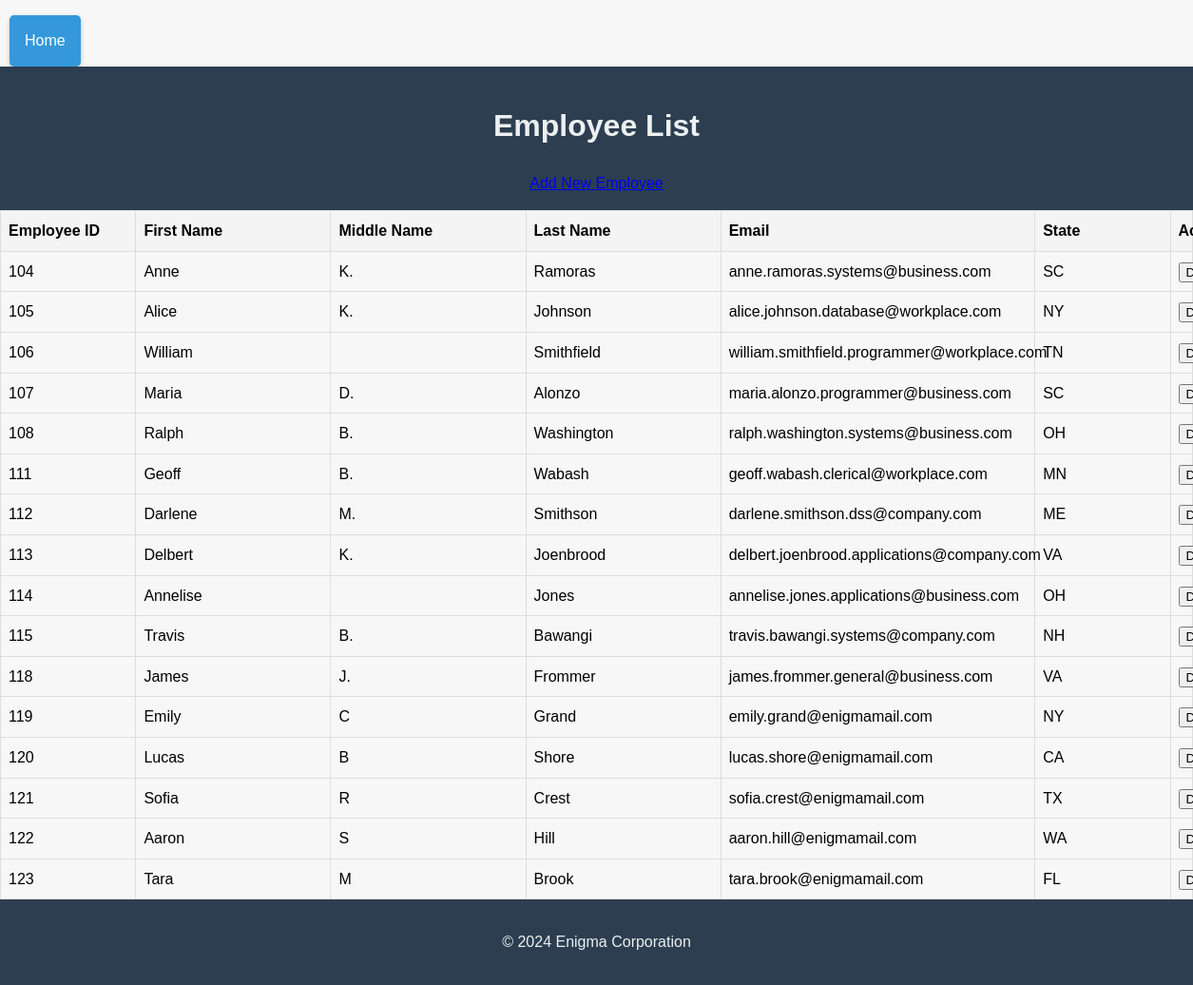
Screenshot of /view_employees.php with the database file from the repository.
### tables this page shows
CREATE TABLE EMPLOYEE (
    EMP_NUM INTEGER PRIMARY KEY AUTOINCREMENT,
    EMP_FNAME TEXT NOT NULL,
    EMP_MNAME TEXT,
    EMP_LNAME TEXT NOT NULL,
    JOB_CLASS TEXT NOT NULL,
    EMAIL TEXT NOT NULL UNIQUE,
    STATE TEXT NOT NULL,
    FOREIGN KEY (JOB_CLASS) REFERENCES JOB (JOB_CLASS)
);

### fetch_employees.php (called while the page is built, shortened)
<?php
function fetchEmployees() {
    $db = connectToDB(__DIR__ . '/../db/enigma.db');
    if ($db) {
        try {
            $stmt = $db->query('SELECT EMP_NUM, EMP_FNAME, EMP_MNAME, EMP_LNAME, EMAIL, STATE FROM EMPLOYEE');
            return $stmt->fetchAll(PDO::FETCH_ASSOC);
        } catch (PDOException $e) {
            echo "Error: " . $e->getMessage();
            return [];
        }
    }
    return [];
}

### view_employees.php (the view, shortened to what this page needs)
<!DOCTYPE html>
<html lang="en">
<head>
    <link rel="stylesheet" href="../css/styles.css">
</head>
<nav>
    <ul>
        <li class="home-link"><a href="/enigma">Home</a></li>
    </ul>
</nav>
<body>
<header>
    <h1>Employee List</h1>
    <a href="add_employee.php" class="btn">Add New Employee</a>
</header>
<section>
    <table id="employeesTable">
        <thead>
            <tr>
                <th>Employee ID</th>
                <th>First Name</th>
                <th>Middle Name</th>
                <th>Last Name</th>
                <th>Email</th>
                <th>State</th>
                <th>Action</th>
            </tr>
        </thead>
        <tbody>
        <?php
            include_once '../php/fetch_employees.php';
            $employees = fetchEmployees();
            foreach ($employees as $employee) {
                echo "<tr>";
                echo "<td>" . htmlspecialchars($employee['EMP_NUM']) . "</td>";
                echo "<td>" . htmlspecialchars($employee['EMP_FNAME']) . "</td>";
                echo "<td>" . htmlspecialchars($employee['EMP_MNAME']) . "</td>";
                echo "<td>" . htmlspecialchars($employee['EMP_LNAME']) . "</td>";
                echo "<td>" . htmlspecialchars($employee['EMAIL']) . "</td>";
                echo "<td>" . htmlspecialchars($employee['STATE']) . "</td>";
                echo "<td><button onclick='confirmDelete(\"" . $employee['EMP_NUM'] . "\")' class='btn-delete'>Delete</button></td>";
                echo "</tr>";
            }
        ?>
        </tbody>
    </table>
</section>
<footer>
    <p>&copy; 2024 Enigma Corporation</p>
</footer>
</body>
</html>

### styles.css (style rules this page uses)
body { font-family: 'Arial', sans-serif; line-height: 1.6; margin: 0; padding: 0; display: flex; flex-direction: column; min-height: 100vh; background: #f7f7f7; }
header { background-color: #2c3e50; color: #ecf0f1; text-align: center; padding: 1em 0; }
nav ul { list-style-type: none; padding: 0; text-align: center; margin-bottom: 20px; }
nav ul li { display: inline-block; margin: 0 10px; }
nav ul li a { display: block; color: #ecf0f1; background-color: #3498db; padding: 10px 15px; text-decoration: none; border-radius: 5px; transition: all 0.3s ease; box-shadow: 0 2px 5px rgba(0,0,0,0.2); }
footer { background-color: #2c3e50; color: #ecf0f1; text-align: center; padding: 1em 0; }
nav ul li.home-link { float: left; margin-right: auto; }
nav ul li a { display: block; color: white; text-align: center; padding: 14px 16px; text-decoration: none; }
footer p { margin: 0; padding: 1em 0; }
table { width: 100%; table-layout: fixed; border-collapse: collapse; }
th, td { border: 1px solid #ddd; padding: 8px; text-align: left; }
th:nth-child(1), td:nth-child(1) { width: 10%; }
th:nth-child(2), td:nth-child(2), th:nth-child(3), td:nth-child(3), th:nth-child(4), td:nth-child(4) { width: 15%; }
th:nth-child(5), td:nth-child(5) { width: 25%; }
th:nth-child(6), td:nth-child(6) { width: 10%; }
th { background-color: #f4f4f4; }

### rows the page displays
employee: EMP_NUM "104", EMP_FNAME "Anne", EMP_MNAME "K.", EMP_LNAME "Ramoras", EMAIL "anne.ramoras.systems@business.com", STATE "SC"
employee: EMP_NUM "105", EMP_FNAME "Alice", EMP_MNAME "K.", EMP_LNAME "Johnson", EMAIL "alice.johnson.database@workplace.com", STATE "NY"
employee: EMP_NUM "106", EMP_FNAME "William", EMP_LNAME "Smithfield", EMAIL "william.smithfield.programmer@workplace.com", STATE "TN"
employee: EMP_NUM "107", EMP_FNAME "Maria", EMP_MNAME "D.", EMP_LNAME "Alonzo", EMAIL "maria.alonzo.programmer@business.com", STATE "SC"
employee: EMP_NUM "108", EMP_FNAME "Ralph", EMP_MNAME "B.", EMP_LNAME "Washington", EMAIL "ralph.washington.systems@business.com", STATE "OH"
employee: EMP_NUM "111", EMP_FNAME "Geoff", EMP_MNAME "B.", EMP_LNAME "Wabash", EMAIL "geoff.wabash.clerical@workplace.com", STATE "MN"
employee: EMP_NUM "112", EMP_FNAME "Darlene", EMP_MNAME "M.", EMP_LNAME "Smithson", EMAIL "darlene.smithson.dss@company.com", STATE "ME"
employee: EMP_NUM "113", EMP_FNAME "Delbert", EMP_MNAME "K.", EMP_LNAME "Joenbrood", EMAIL "delbert.joenbrood.applications@company.com", STATE "VA"
employee: EMP_NUM "114", EMP_FNAME "Annelise", EMP_LNAME "Jones", EMAIL "annelise.jones.applications@business.com", STATE "OH"
employee: EMP_NUM "115", EMP_FNAME "Travis", EMP_MNAME "B.", EMP_LNAME "Bawangi", EMAIL "travis.bawangi.systems@company.com", STATE "NH"
employee: EMP_NUM "118", EMP_FNAME "James", EMP_MNAME "J.", EMP_LNAME "Frommer", EMAIL "james.frommer.general@business.com", STATE "VA"
employee: EMP_NUM "119", EMP_FNAME "Emily", EMP_MNAME "C", EMP_LNAME "Grand", EMAIL "emily.grand@enigmamail.com", STATE "NY"
employee: EMP_NUM "120", EMP_FNAME "Lucas", EMP_MNAME "B", EMP_LNAME "Shore", EMAIL "lucas.shore@enigmamail.com", STATE "CA"
employee: EMP_NUM "121", EMP_FNAME "Sofia", EMP_MNAME "R", EMP_LNAME "Crest", EMAIL "sofia.crest@enigmamail.com", STATE "TX"
employee: EMP_NUM "122", EMP_FNAME "Aaron", EMP_MNAME "S", EMP_LNAME "Hill", EMAIL "aaron.hill@enigmamail.com", STATE "WA"
employee: EMP_NUM "123", EMP_FNAME "Tara", EMP_MNAME "M", EMP_LNAME "Brook", EMAIL "tara.brook@enigmamail.com", STATE "FL"
